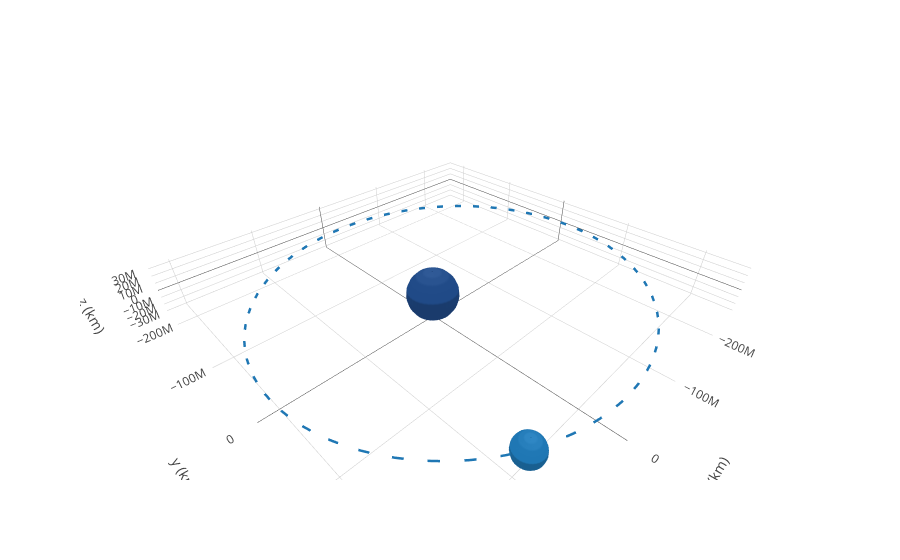

The notebook cell this image was saved under:
### Code cell
frame = OrbitPlotter3D()

frame.plot(ss)
#frame.plot(Orbit.from_body_ephem(Earth))

frame.show()
